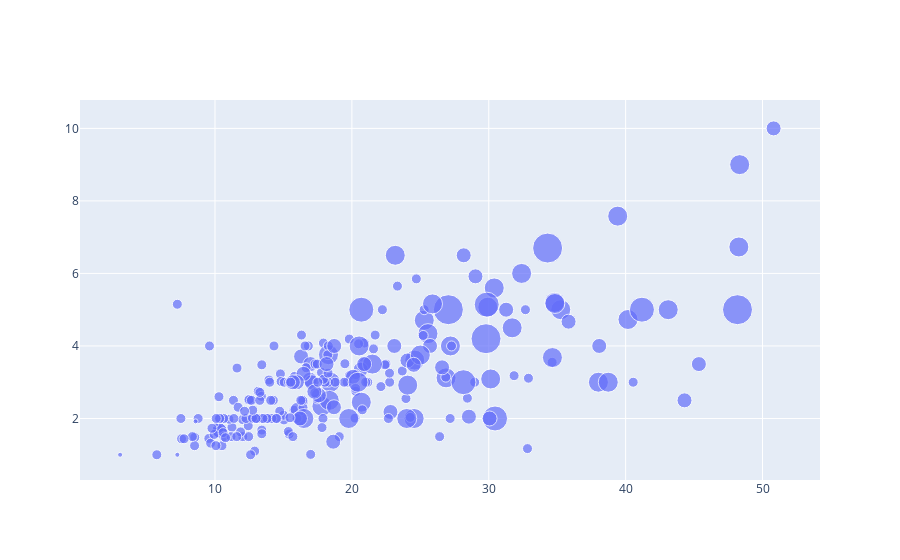

The notebook cell saved with this chart:
### Code cell
import plotly.graph_objects as go
fig = go.Figure()
fig.add_trace(go.Scatter(x = tips.total_bill , y = tips.tip , mode='markers' , marker_size = 5*tips['size']))
fig.show()

### Figure 1 — Plotly figure (JSON) as saved in the notebook; plotly's stock layout.template omitted (floating-point values rounded to 4 significant figures; data arrays with more than 128 entries replaced by an {"elided": "..."} marker saying what was removed)
{"data": [{"marker": {"size": {"elided": "244 int values"}}, "mode": "markers", "type": "scatter", "x": {"elided": "244 float values"}, "y": {"elided": "244 float values"}}], "layout": {}}
